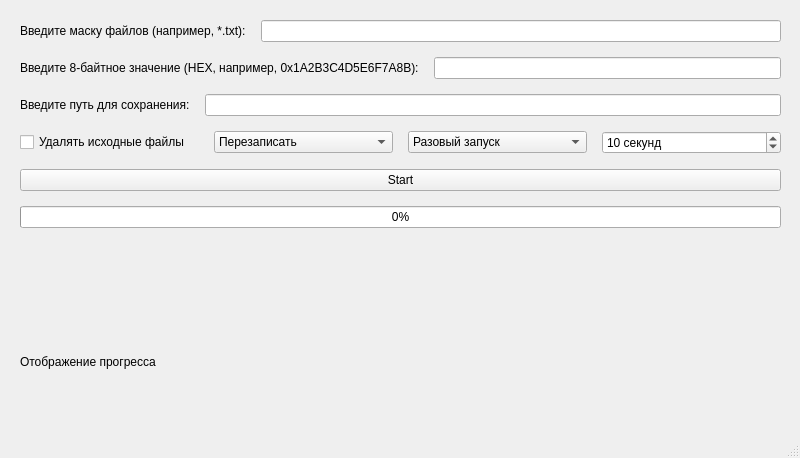
<?xml version="1.0" encoding="UTF-8"?>
<ui version="4.0">
 <class>MainWindow</class>
 <widget class="QMainWindow" name="MainWindow">
  <property name="geometry">
   <rect>
    <x>0</x>
    <y>0</y>
    <width>800</width>
    <height>458</height>
   </rect>
  </property>
  <property name="minimumSize">
   <size>
    <width>800</width>
    <height>400</height>
   </size>
  </property>
  <property name="windowTitle">
   <string>KolibriTest</string>
  </property>
  <widget class="QWidget" name="centralwidget">
   <property name="minimumSize">
    <size>
     <width>800</width>
     <height>500</height>
    </size>
   </property>
   <widget class="QWidget" name="verticalLayoutWidget">
    <property name="geometry">
     <rect>
      <x>10</x>
      <y>10</y>
      <width>781</width>
      <height>481</height>
     </rect>
    </property>
    <layout class="QVBoxLayout" name="verticalLayout">
     <property name="spacing">
      <number>15</number>
     </property>
     <property name="sizeConstraint">
      <enum>QLayout::SizeConstraint::SetMinimumSize</enum>
     </property>
     <property name="leftMargin">
      <number>10</number>
     </property>
     <property name="topMargin">
      <number>10</number>
     </property>
     <property name="rightMargin">
      <number>10</number>
     </property>
     <property name="bottomMargin">
      <number>10</number>
     </property>
     <item>
      <layout class="QHBoxLayout" name="horizontalLayout">
       <item>
        <widget class="QLabel" name="label">
         <property name="text">
          <string>Введите маску файлов (например, *.txt):</string>
         </property>
        </widget>
       </item>
       <item>
        <widget class="QLineEdit" name="inputMaskEdit">
         <property name="text">
          <string/>
         </property>
        </widget>
       </item>
      </layout>
     </item>
     <item>
      <layout class="QHBoxLayout" name="horizontalLayout_2">
       <item>
        <widget class="QLabel" name="label_2">
         <property name="text">
          <string>Введите 8-байтное значение (HEX, например, 0x1A2B3C4D5E6F7A8B):</string>
         </property>
        </widget>
       </item>
       <item>
        <widget class="QLineEdit" name="xorValueEdit">
         <property name="text">
          <string/>
         </property>
        </widget>
       </item>
      </layout>
     </item>
     <item>
      <layout class="QHBoxLayout" name="horizontalLayout_3">
       <item>
        <widget class="QLabel" name="label_3">
         <property name="text">
          <string>Введите путь для сохранения:</string>
         </property>
        </widget>
       </item>
       <item>
        <widget class="QLineEdit" name="outputPathEdit">
         <property name="text">
          <string/>
         </property>
        </widget>
       </item>
      </layout>
     </item>
     <item>
      <layout class="QHBoxLayout" name="horizontalLayout_4">
       <item>
        <widget class="QCheckBox" name="deleteSwitch">
         <property name="text">
          <string>Удалять исходные файлы</string>
         </property>
         <property name="tristate">
          <bool>false</bool>
         </property>
        </widget>
       </item>
       <item>
        <widget class="QComboBox" name="fileConflictComboBox">
         <item>
          <property name="text">
           <string>Перезаписать</string>
          </property>
         </item>
         <item>
          <property name="text">
           <string>Добавить счетчик к имени</string>
          </property>
         </item>
        </widget>
       </item>
       <item>
        <widget class="QComboBox" name="modeComboBox">
         <item>
          <property name="text">
           <string>Разовый запуск</string>
          </property>
         </item>
         <item>
          <property name="text">
           <string>Работа по таймеру</string>
          </property>
         </item>
        </widget>
       </item>
       <item>
        <widget class="QSpinBox" name="intervalSpinBox">
         <property name="suffix">
          <string> секунд</string>
         </property>
         <property name="minimum">
          <number>1</number>
         </property>
         <property name="maximum">
          <number>3600</number>
         </property>
         <property name="value">
          <number>10</number>
         </property>
        </widget>
       </item>
      </layout>
     </item>
     <item>
      <widget class="QPushButton" name="StartButton">
       <property name="text">
        <string>Start</string>
       </property>
      </widget>
     </item>
     <item>
      <widget class="QProgressBar" name="progressBar">
       <property name="value">
        <number>0</number>
       </property>
      </widget>
     </item>
     <item>
      <layout class="QHBoxLayout" name="horizontalLayout_5">
       <item>
        <widget class="QLabel" name="statusLabel">
         <property name="text">
          <string>Отображение прогресса</string>
         </property>
        </widget>
       </item>
      </layout>
     </item>
    </layout>
   </widget>
  </widget>
  <widget class="QMenuBar" name="menubar">
   <property name="geometry">
    <rect>
     <x>0</x>
     <y>0</y>
     <width>800</width>
     <height>25</height>
    </rect>
   </property>
  </widget>
  <widget class="QStatusBar" name="statusbar"/>
 </widget>
 <resources/>
 <connections/>
</ui>
